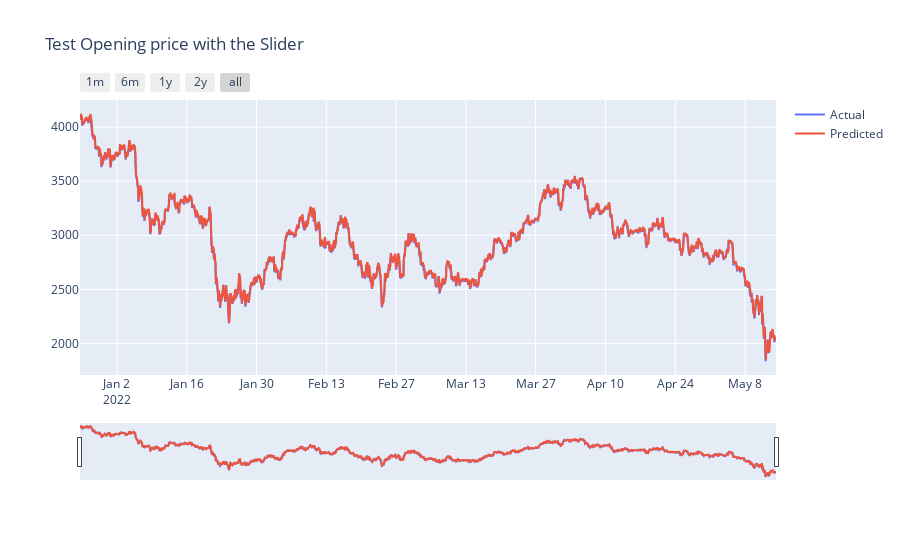

The notebook cell this image was saved under:
### Code cell
from plotly import tools
import chart_studio.plotly as py
import plotly.graph_objs as go
from plotly.offline import init_notebook_mode, iplot
init_notebook_mode(connected=True)

trace1 = go.Scatter(
    x = test_df['date'],
    y = datacompare_test['Data Test'].astype(float),
    mode = 'lines',
    name = 'Actual'
)

trace2 = go.Scatter(
    x = test_df['date'],
    y = datacompare_test['Prediction Results'].astype(float),
    mode = 'lines',
    name = 'Predicted'
)

layout = dict(
    title='Test Opening price with the Slider ',
    xaxis=dict(
        rangeselector=dict(
            buttons=list([
                #change the count to desired amount of months.
                dict(count=1,
                     label='1m',
                     step='month',
                     stepmode='backward'),
                dict(count=6,
                     label='6m',
                     step='month',
                     stepmode='backward'),
                dict(count=12,
                     label='1y',
                     step='month',
                     stepmode='backward'),
                dict(count=24,
                     label='2y',
                     step='month',
                     stepmode='backward'),
                dict(step='all')
            ])
        ),
        rangeslider=dict(
            visible = True
        ),
        type='date'
    )
)

data = [trace1,trace2]
fig = dict(data=data, layout=layout)
iplot(fig, filename = "Time Series with Rangeslider")

### Figure 1 — Plotly figure (JSON) as saved in the notebook; plotly's stock layout.template omitted (floating-point values rounded to 4 significant figures; data arrays with more than 128 entries replaced by an {"elided": "..."} marker saying what was removed)
{"data": [{"mode": "lines", "name": "Actual", "type": "scatter", "x": {"elided": "3356 str values"}, "y": {"elided": "3352 float values"}}, {"mode": "lines", "name": "Predicted", "type": "scatter", "x": {"elided": "3356 str values"}, "y": {"elided": "3352 float values"}}], "layout": {"title": {"text": "Test Opening price with the Slider "}, "xaxis": {"rangeselector": {"buttons": [{"count": 1, "label": "1m", "step": "month", "stepmode": "backward"}, {"count": 6, "label": "6m", "step": "month", "stepmode": "backward"}, {"count": 12, "label": "1y", "step": "month", "stepmode": "backward"}, {"count": 24, "label": "2y", "step": "month", "stepmode": "backward"}, {"step": "all"}]}, "rangeslider": {"visible": true}, "type": "date"}}}
